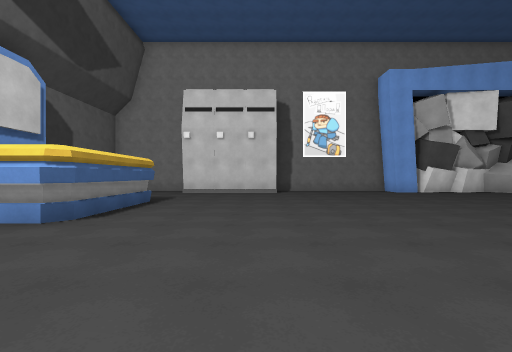
View 1 (above)

16 first-person views from a walk through a Unity game level. The camera is 1.4 m above the floor, looks level and sees 90° across. The floor is counted in squares, 2 m on a side. Each view is taken from the middle of a square. On the plan, view 1 faces up. The plan holds only what a view shows up to about 9 squares ahead; the rest is blank. The place goes on beyond the plan. The player is left out. Some animated figures are left out. Some surface patterns are stand-ins.

View 2
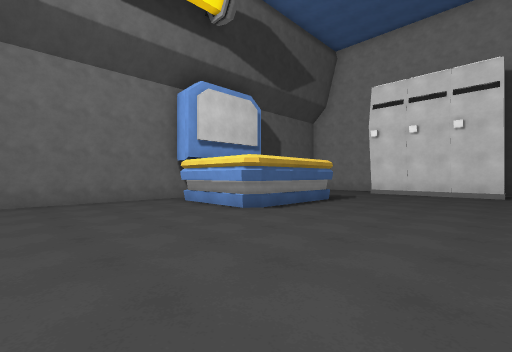

View 3
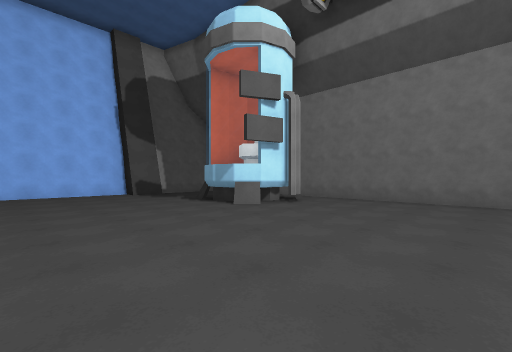

View 4
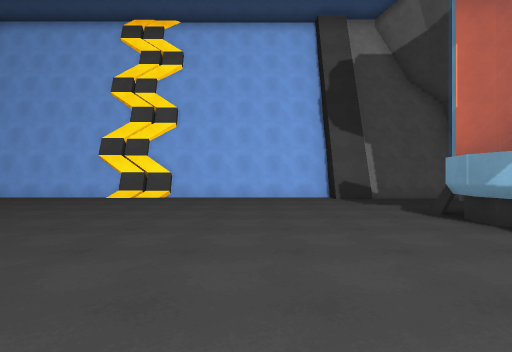

View 5
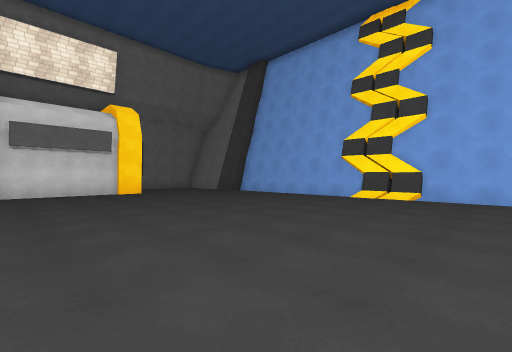

View 6
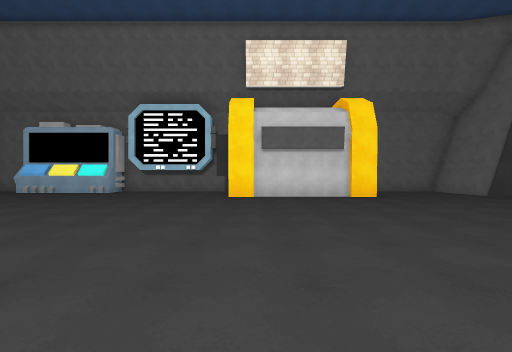

View 7
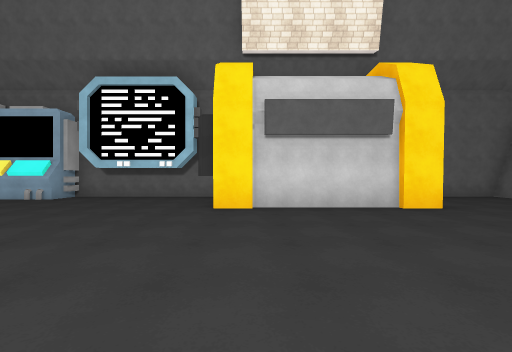

View 8
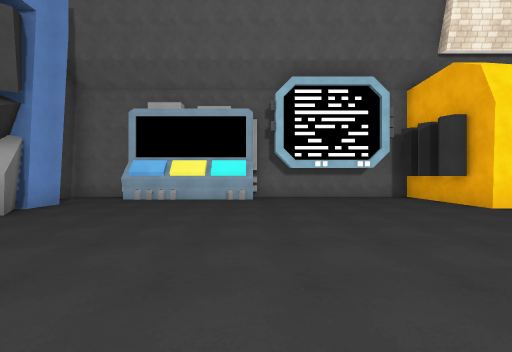

View 9
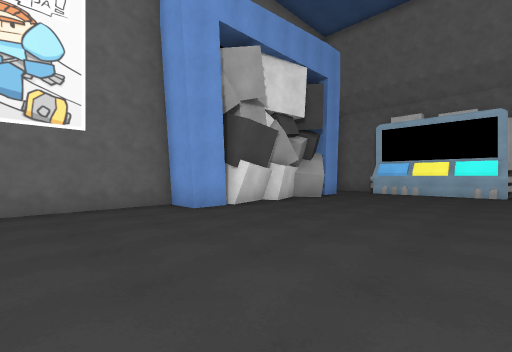

View 10
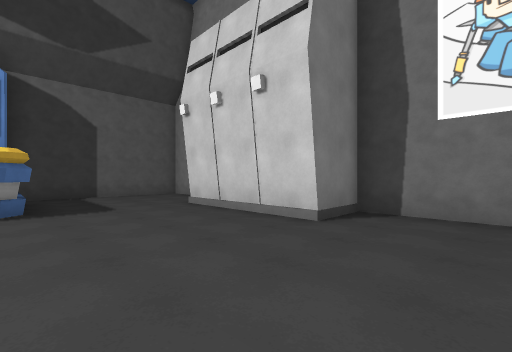

View 11
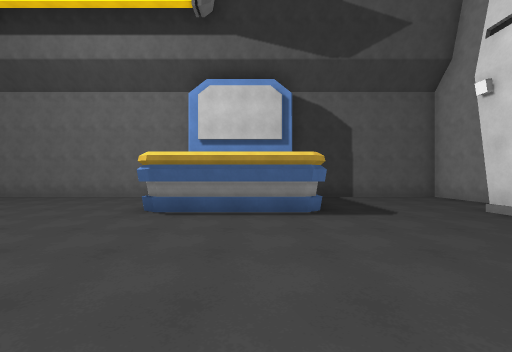

View 12
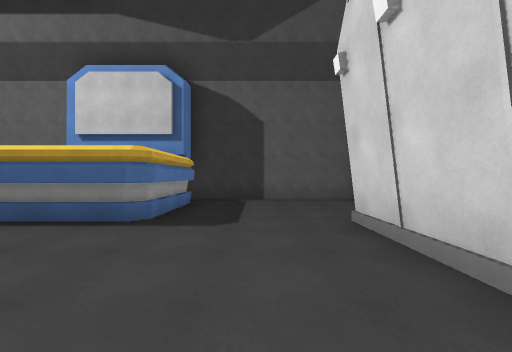

View 13
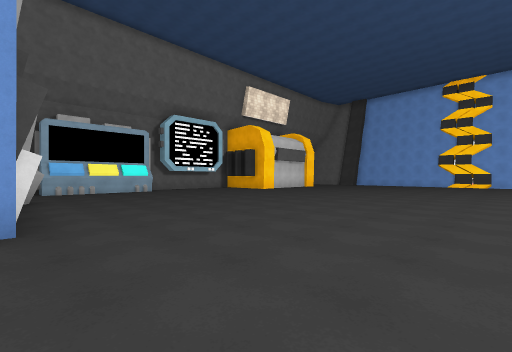

View 14
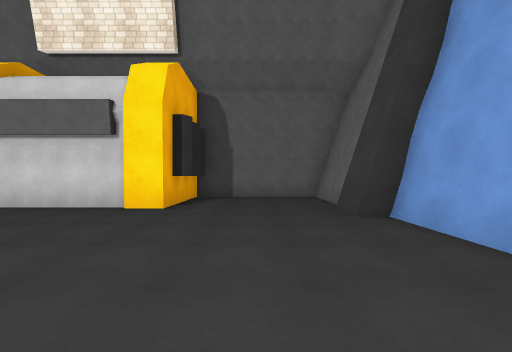

View 15
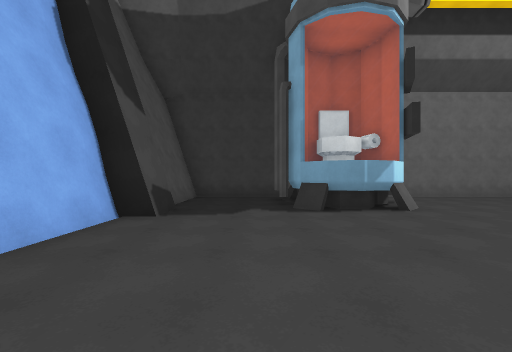

View 16
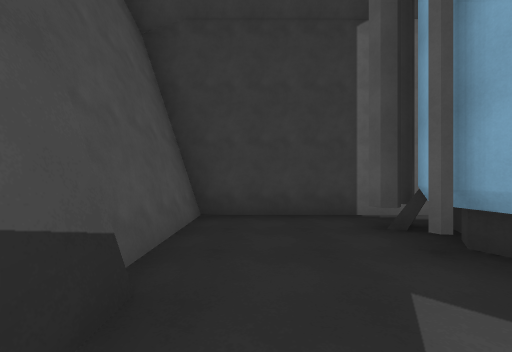

### Floor plan
Points are (right, up) in squares from view 1. A wall is a line through its corners. A room is listed if a view was taken in it or the views show most of it. See-through windows are left out.
Room 1 (views 1, 2, 3, 4, 5, 6, 7, 8, 9, 10, 11, 12, 13, 14, 15, 16)
walls: (-2.8, 4.1) (-3.2, 3.7); (11.5, 0) (11.5, 0.9) (14.6, 0.9) (14.6, 6.1) (13.6, 6.1) (13.6, 10); (12.1, 0.9) (12.1, 1.4); (11.7, -3.2) (11.7, 0.1); (4.4, -8.5) (10.4, -8.5) (10.4, -7.8) (11.6, -7.8); (-5.1, -2.6) (-4.5, -2.5) (-3.8, -2.6) (-3.3, -3.1) (-3.2, -3.8) (-3.3, -4.5) (-3.8, -5) (-4.6, -5.2); (6.9, 10.9) (6, 10.9) (6, 12) (0.8, 12) (0.8, 10.5) (-3.1, 10.5); (-4.8, -5.1) (-5.3, -5); (-6.6, 4.5) (-6.6, -8.1) (-3.6, -8.1); (10.4, 10.4) (10, 11.1); (14.3, -4) (11.5, -4) (11.5, -3.1); (-5.7, 7.2) (-3.1, 7.2) (-2.9, 7) (-2.9, 3.7) (-5.7, 3.7); (-3.6, -7.8) (-2.4, -7.8) (-2.4, -8.5) (2.9, -8.5); (11.8, -8.1) (14.6, -8.1) (14.6, -4); (11.6, 11.2) (10.3, 10.2) (9.8, 11) (8.7, 10.7) (8.6, 11) (7.2, 10.6) (7, 11.3); (12.4, 10.9) (11.4, 10.9); (-4.5, 12) (-6.6, 12) (-6.6, 6.9); (14.6, 10.4) (14.6, 12) (13.8, 12)
low walls: (-4.8, -2.7) (-4.3, -2.7) (-4.1, -3.2) (-3.4, -3.6) (-3.4, -4.2) (-3.9, -4.4); (-4.4, -5) (-4.8, -4.7); (10.6, 10.7) (10.2, 11.3); (-5.4, -7.8) (-4.5, -7.8)

Where each view was taken, in squares from view 1:
view 1: 0 up, 0 right, facing up
view 2: 0 up, 1 right, facing up-left
view 3: 2 up, 1 right, facing down-left
view 4: 0 up, 0 right, facing down
view 5: 0 up, 1 right, facing down-right
view 6: 0 up, 3 right, facing right
view 7: 0 up, 6 right, facing right
view 8: 6 up, 6 right, facing right
view 9: 6 up, 3 right, facing up-right
view 10: 7 up, 3 right, facing up-left
view 11: 6 up, 2 right, facing left
view 12: 9 up, 1 right, facing left
view 13: 11 up, 2 right, facing down-right
view 14: 6 down, 6 right, facing right
view 15: 6 down, 2 right, facing left
view 16: 7 down, 2 left, facing left
